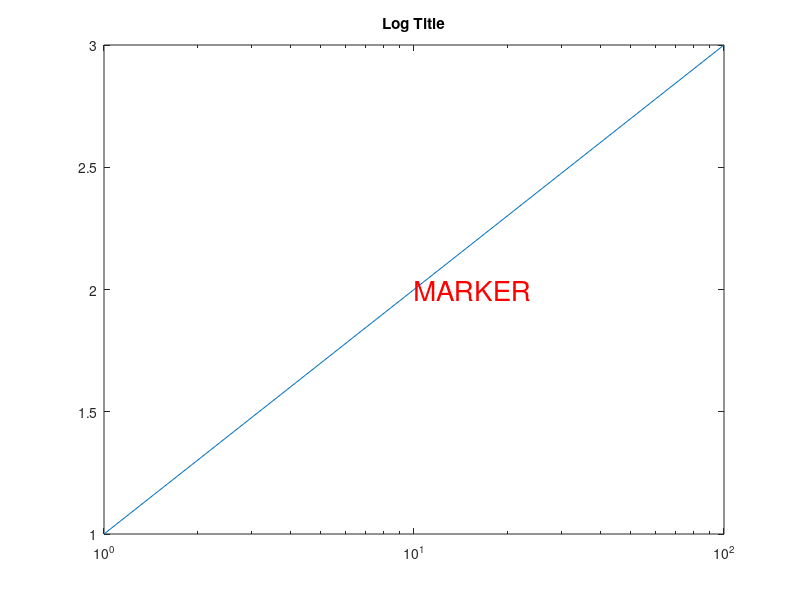

Recreate this plot in MATLAB. (Note: this script raises an error after producing the figure.)
%=============================================================================
% Copyright (c) 2026-present Allan CORNET (Nelson)
%=============================================================================
% This file is part of Nelson.
%=============================================================================
% LICENCE_BLOCK_BEGIN
% SPDX-License-Identifier: LGPL-3.0-or-later
% LICENCE_BLOCK_END
%=============================================================================
% <--ADV-CLI MODE-->
%=============================================================================
% Data-unit text (including the axes title) must follow the axis scale and
% render on log-scaled axes. Regression test for titles/text disappearing on
% semilogx / semilogy / loglog, and for the title centering on a log X axis.
%=============================================================================
% Data-unit text renders on a log X axis (was dropped off the projection).
f = figure('Visible', 'off');
c1 = onCleanup(@() close(f));
semilogx([1 10 100], [1 2 3]);
text(10, 2, 'MARKER', 'Color', [1 0 0], 'FontSize', 20);
title('Log Title');
drawnow();
frame = getframe(f);
cdata = frame.cdata;
redMask = (cdata(:, :, 1) > 150) & (cdata(:, :, 2) < 100) & (cdata(:, :, 3) < 100);
asserts.istrue(sum(redMask(:)) > 50);
%=============================================================================
% Title is centered on the geometric mean of the limits on a log X axis.
t = get(gca(), 'Title');
xl = get(gca(), 'XLim');
p = get(t, 'Position');
asserts.istrue(abs(p(1) - sqrt(xl(1) * xl(2))) <= 1e-6 * sqrt(xl(1) * xl(2)));
%=============================================================================
% A linear axis keeps the arithmetic center (unchanged behavior).
g = figure('Visible', 'off');
c2 = onCleanup(@() close(g));
plot([0 100], [0 1]);
tt = title('Linear Title');
xll = get(gca(), 'XLim');
pp = get(tt, 'Position');
asserts.istrue(abs(pp(1) - (xll(1) + xll(2)) / 2) <= 1e-3 * (xll(2) - xll(1)) + 1e-6);
%=============================================================================
